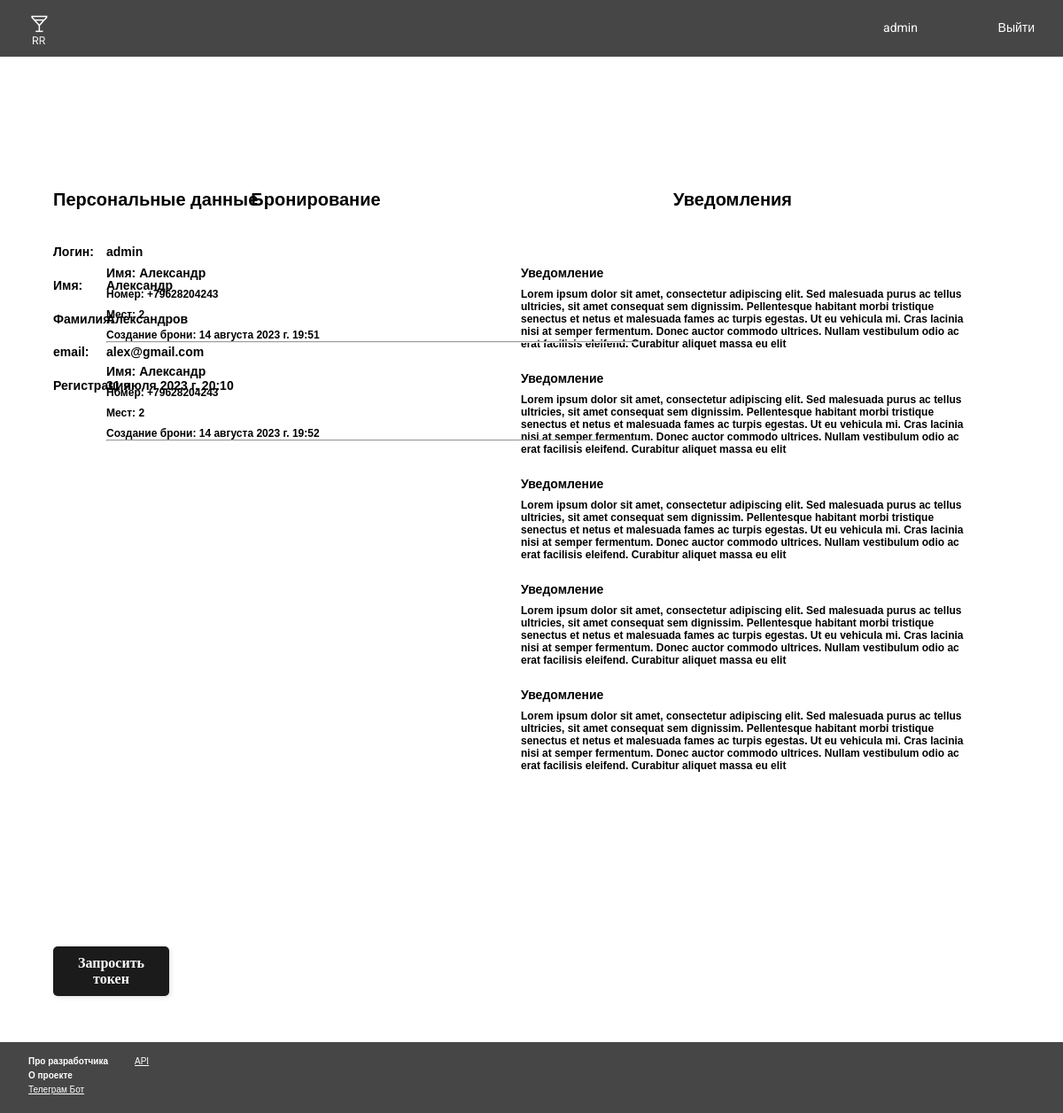
The app's page /profile/ (signed in) with its own data.
### app/models.py (models this page shows, shortened)
class ui_elements(models.Model):
    background=models.ImageField(upload_to='ui_bac_image/')
    header=models.ImageField(upload_to='ui_png/')
    ico_header=models.ImageField(upload_to='ico_header/')
    ico_setting_header = models.ImageField(upload_to='ico_header/',null=True)
    f_image = models.ImageField(upload_to='f_image/')
    complete_image=models.ImageField(upload_to="complete_image/",blank=True)
    new_restaurant_setting_img=models.ImageField(upload_to="setting_img/",blank=True)
    edit_restaurant_setting_img = models.ImageField(upload_to="setting_img/", blank=True)
    user_setting_img = models.ImageField(upload_to="setting_img/", blank=True)
    support_setting_img=models.ImageField(upload_to="setting_img/", blank=True)

class message(models.Model):
    message_user=models.ForeignKey(User,on_delete=models.CASCADE)
    heading=models.CharField(max_length=25)
    Message=models.TextField(max_length=400)

class booking(models.Model):
    restaurant = models.CharField(max_length=20)
    name = models.CharField(max_length=20)
    number = models.CharField(max_length=20)
    places = models.CharField(max_length=2)
    date = models.DateTimeField(auto_now_add=True)
    user_booking = models.ForeignKey(User, on_delete=models.CASCADE, null=True)

### app/views.py (the view)
# urls.py: path("profile/",profile_and_mail, name="profile"),
def profile_and_mail(request):
    user = request.user
    bookings=booking.objects.filter(user_booking=user)
    message_info = message.objects.filter(message_user=user)  # Получаем информацию о ресторанах
    back_img = ui_elements.objects.all()
    Request_token =request_token.objects.filter(request_token_user=user)
    context = {
        "user": user,
        "back_img": back_img,
        "profile": message_info,
        "booking":bookings,
        "req_token_user":Request_token
    }
    return render(request, "profile.html", context)

### app/templates/profile.html (shortened to what this page needs)
<!DOCTYPE html>
{%load static%}
<html lang="en">
<head>
    <link rel='stylesheet' href="{% static 'css/profilev6.css' %}">
</head>
<body>
    <div class="container">
        {% for i in back_img %}
            <img class='headers' src="{{i.header.url}}" >
            <a href={% url 'user_page' %}  >
                <img class='icoheaders' src="{{i.ico_header.url}}" >
                </a>
            <div class="btn_logout">
                <a href={% url 'start_page' %} class="btn_logout_txt" style="text-decoration: none;" >Выйти</a>
                <div class="user_setting">
                        <a href={% url 'setting_user' %}  class="user_btn" style="text-decoration: none;">{{ user}}</a>
                </div>
                {% endfor %}
        </div>
    </div>
<h2 class="profile_label">Персональные данные</h2>
<h1 class="label_login">Логин:<h1>
<h1 class="login">{{user}}</h1>
<h1 class="name_label">Имя:</h1>
<h1 class="name">{{user.first_name}}</h1>
<h1 class="last_name_label">Фамилия:</h1>
<h1 class="last_name">{{user.last_name}}</h1>
<h1 class="email_label">email:</h1>
<h1 class="email">{{user.email}}</h1>
<h1 class="date_registration_label">Регистрация:</h1>
<h1 class="date_registration">{{user.date_joined}}</h1>
<h2 class="message_label">Уведомления</h2>
<h2 class="booking_label">Бронирование</h2>
<body>
  <div class="scrollable-container">
    {% for post in profile %}
        <h1 class="head">{{ post.heading }}<h1>
      <h1 class="message">{{ post.Message }}</h1>
    {% endfor %}
  </div>
</body>
<body>
    <div class="scrollable-container2">
      {% for b in booking %}
          <h1 class="name_userbooking">Имя: {{ b.name }}<h1>
        <h1 class="number_userbooking">Номер: {{ b.number }}</h1>
        <h1 class="places_booking">Мест: {{ b.places }}</h1>
        <h1 class="date_booking">Создание брони: {{ b.date }}</h1>
        <hr class="line">
      {% endfor %}
    </div>
  </body>
<form method="POST" class="btn_new_token" action="{% url 'add_record' %}">
    <button class="booking_btn" type="submit" >
        <span class="button-text">Запросить токен</span>
        <div class="fill-container"></div>
      </button>
  </form>
</html>
            <div class="footer">
                {% for i in back_img %}
                    <img class="footer_img" src="{{i.f_image.url}}">
                    <div class="footer_btn">
                        <h1 class="text_footer_dev">Про разработчика</h1>
                        <h1 class="text_footer_project"> О проекте</h1>
                        <a class="text_footer_telegram"href={% url 'tg_page' %}>Телеграм Бот</a>
                        <a class="text_footer_api" href={% url 'api_page' %}>API</a>
                {% endfor %}
            </div>
</body>
</html>

### records on screen
ui_elements: header (picture), ico_header (picture), f_image (picture)
message: heading "Уведомление", Message "Lorem ipsum dolor sit amet, consectetur adipiscing elit. Sed malesuada purus ac tellus ultricies, sit amet consequat sem dignissim. Pellentesque habitant morbi tristique senectus et netus et malesuada fames ac turpis egestas. Ut eu vehicula mi. Cras lacinia nisi at semper fermentum. Donec auctor commodo ultrices. Nullam vestibulum odio ac erat facilisis eleifend. Curabitur aliquet massa eu elit"
message: heading "Уведомление", Message "Lorem ipsum dolor sit amet, consectetur adipiscing elit. Sed malesuada purus ac tellus ultricies, sit amet consequat sem dignissim. Pellentesque habitant morbi tristique senectus et netus et malesuada fames ac turpis egestas. Ut eu vehicula mi. Cras lacinia nisi at semper fermentum. Donec auctor commodo ultrices. Nullam vestibulum odio ac erat facilisis eleifend. Curabitur aliquet massa eu elit"
message: heading "Уведомление", Message "Lorem ipsum dolor sit amet, consectetur adipiscing elit. Sed malesuada purus ac tellus ultricies, sit amet consequat sem dignissim. Pellentesque habitant morbi tristique senectus et netus et malesuada fames ac turpis egestas. Ut eu vehicula mi. Cras lacinia nisi at semper fermentum. Donec auctor commodo ultrices. Nullam vestibulum odio ac erat facilisis eleifend. Curabitur aliquet massa eu elit"
message: heading "Уведомление", Message "Lorem ipsum dolor sit amet, consectetur adipiscing elit. Sed malesuada purus ac tellus ultricies, sit amet consequat sem dignissim. Pellentesque habitant morbi tristique senectus et netus et malesuada fames ac turpis egestas. Ut eu vehicula mi. Cras lacinia nisi at semper fermentum. Donec auctor commodo ultrices. Nullam vestibulum odio ac erat facilisis eleifend. Curabitur aliquet massa eu elit"
message: heading "Уведомление", Message "Lorem ipsum dolor sit amet, consectetur adipiscing elit. Sed malesuada purus ac tellus ultricies, sit amet consequat sem dignissim. Pellentesque habitant morbi tristique senectus et netus et malesuada fames ac turpis egestas. Ut eu vehicula mi. Cras lacinia nisi at semper fermentum. Donec auctor commodo ultrices. Nullam vestibulum odio ac erat facilisis eleifend. Curabitur aliquet massa eu elit"
booking: name "Александр", number "+79628204243", places "2", date "14 августа 2023 г. 19:51"
booking: name "Александр", number "+79628204243", places "2", date "14 августа 2023 г. 19:52"

### other values on screen
{{ user }} "admin"
{{ user.first_name }} "Александр"
{{ user.last_name }} "Александров"
{{ user.email }} "alex@gmail.com"
{{ user.date_joined }} "31 июля 2023 г. 20:10"
